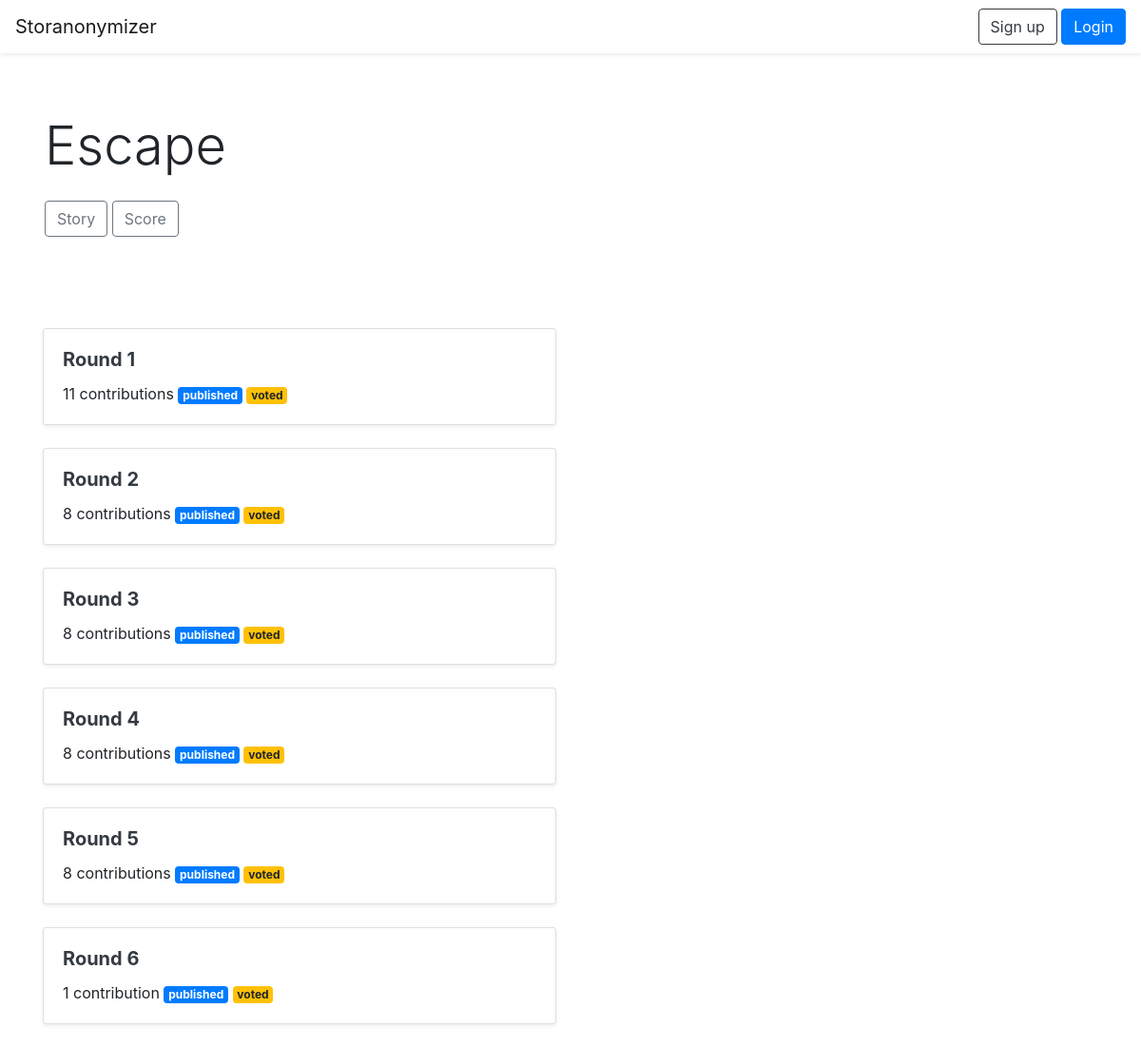
Page /story/782BEFB6 on the earlier database version.
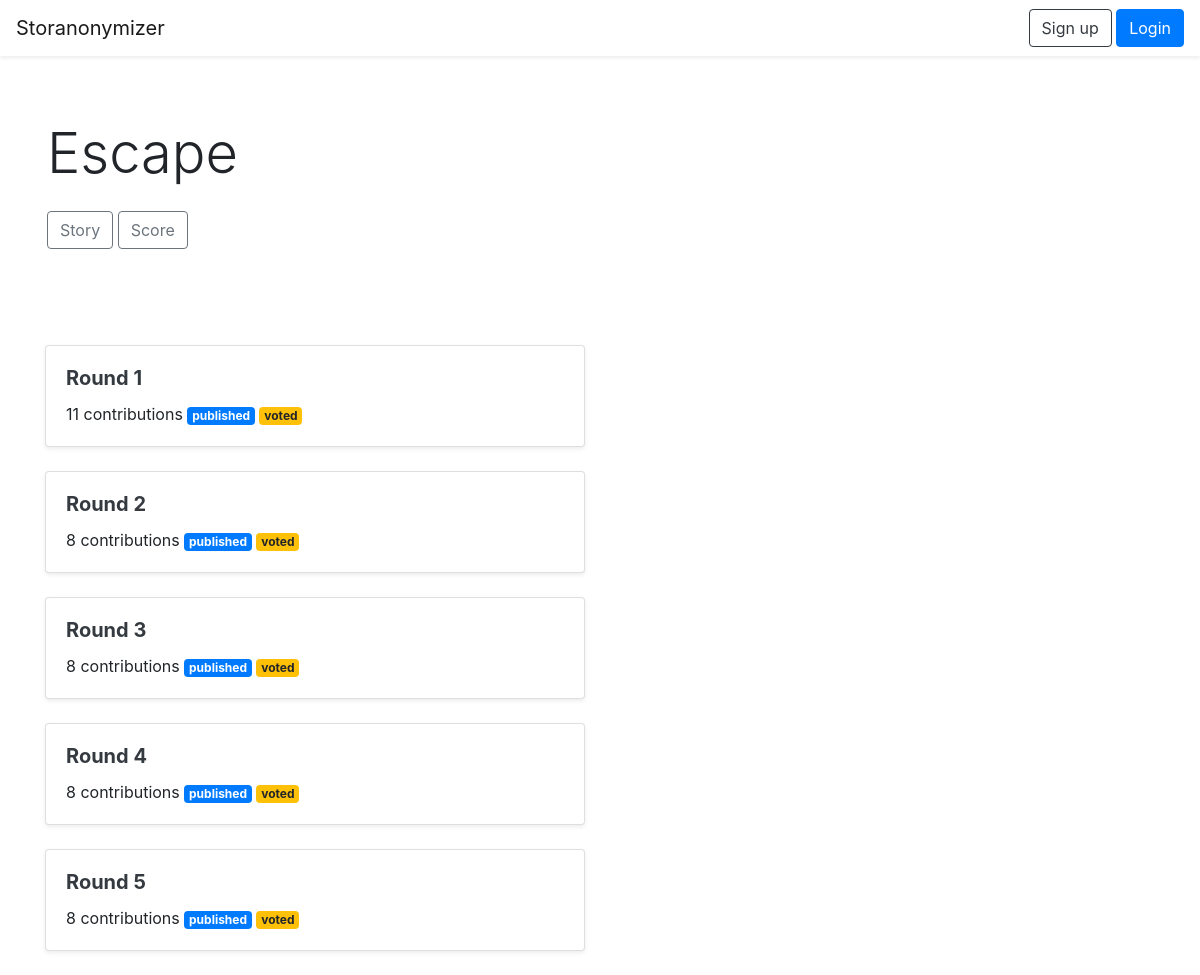
Same page on the later database version.
### storanonymizer/models.py (models this page shows, shortened)
class Round(db.Model):
    id = db.Column(db.Integer, primary_key=True)
    name = db.Column(db.String())
    code = db.Column(db.String(), unique=True)
    contributions = db.relationship("Contribution", backref="round", lazy="select")
    votes = db.relationship("Vote", backref="round", lazy="select")
    winning_contribution_id = db.Column(db.String())
    story_id = db.Column(db.Integer, db.ForeignKey("story.id"))
    public_authors = db.Column(db.Boolean(), default=False)
    public_contributions = db.Column(db.Boolean(), default=False)
    voting = db.Column(db.Boolean(), default=False)
    public_votes = db.Column(db.Boolean(), default=False)
    init_datetime = db.Column(db.DateTime())
    publish_datetime = db.Column(db.DateTime())
    vote_datetime = db.Column(db.DateTime())

### storanonymizer/views.py (the view)
@app.route("/story/<story_code>")
def story(story_code):
    story = models.Story.query.filter_by(code=story_code).first_or_404()
    rounds = models.Round.query.filter_by(story_id=story.id).all()
    return render_template("story.html", story=story, rounds=rounds)

### storanonymizer/templates/story.html (shortened to what this page needs)
{% extends "base.html" %}
{% block content %}
<div class="jumbotron bg-white">
	<div class="container">
		<h1 class="display-4 mb-4">{{ story.name }}</h1>
		<a class="btn btn-outline-secondary" href="{{ url_for('full_story', story_code=story.code) }}">Story</a>
		<a class="btn btn-outline-secondary" href="{{ url_for('story_scoreboard', story_code=story.code) }}">Score</a>
	</div>
</div>
<div class="container">
	{% for round in rounds %}
	<div class="row">
		<div class="col-12 col-md-6 mb-4">
			<div class="card shadow-sm">
				<div class="card-body">
					<h5 class="card-title"><a class="text-dark font-weight-bold" href="{{ url_for('round', round_code=round.code) }}">{{ round.name }}</a></h5>
					<p class="card-text">{{ round.contributions|length }} {% if round.contributions|length != 1 %}contributions{% else %}contribution{% endif %}{% if round.public_contributions%} <span class="badge badge-primary">published</span> {% else %} <span class="badge badge-secondary">open</span> {% endif %}{% if round.voting %} <span class="badge badge-secondary">voting</span> {% endif %}{% if round.public_votes %} <span class="badge badge-warning">voted</span> {% endif %}</p>
				</div>
			</div>
		</div>
	</div>
	{% endfor %}
</div>
{% endblock %}

Differences in the rows shown:
removed Round: name "Round 6", contributions|length "1", public_contributions "published", public_votes "voted"
